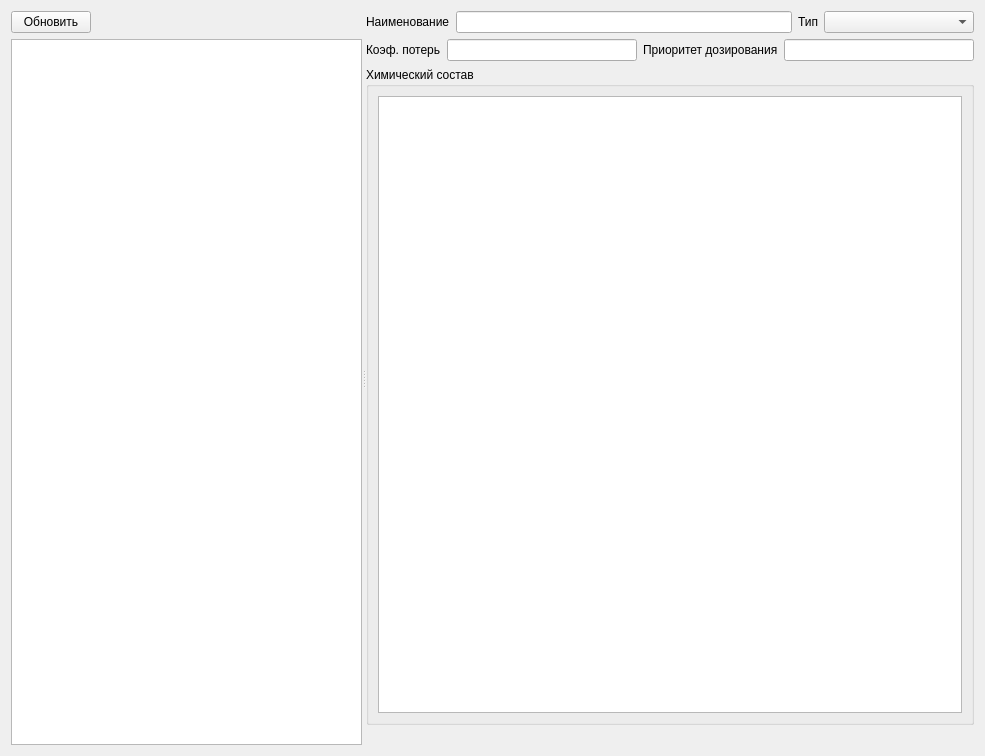
<?xml version="1.0" encoding="UTF-8"?>
<ui version="4.0">
 <class>FormComp</class>
 <widget class="QWidget" name="FormComp">
  <property name="geometry">
   <rect>
    <x>0</x>
    <y>0</y>
    <width>985</width>
    <height>756</height>
   </rect>
  </property>
  <property name="windowTitle">
   <string>Form</string>
  </property>
  <layout class="QVBoxLayout" name="verticalLayout_4">
   <item>
    <widget class="QSplitter" name="splitter">
     <property name="orientation">
      <enum>Qt::Orientation::Horizontal</enum>
     </property>
     <widget class="QWidget" name="">
      <layout class="QVBoxLayout" name="verticalLayout">
       <item>
        <layout class="QHBoxLayout" name="horizontalLayout">
         <item>
          <widget class="QPushButton" name="pushButtonUpd">
           <property name="text">
            <string>Обновить</string>
           </property>
          </widget>
         </item>
         <item>
          <spacer name="horizontalSpacer">
           <property name="orientation">
            <enum>Qt::Orientation::Horizontal</enum>
           </property>
           <property name="sizeHint" stdset="0">
            <size>
             <width>40</width>
             <height>20</height>
            </size>
           </property>
          </spacer>
         </item>
        </layout>
       </item>
       <item>
        <widget class="RestTableView" name="tableViewComp"/>
       </item>
      </layout>
     </widget>
     <widget class="QWidget" name="">
      <layout class="QVBoxLayout" name="verticalLayout_3">
       <item>
        <layout class="QHBoxLayout" name="horizontalLayout_2">
         <item>
          <widget class="QLabel" name="label">
           <property name="text">
            <string>Наименование</string>
           </property>
          </widget>
         </item>
         <item>
          <widget class="QLineEdit" name="lineEditNam"/>
         </item>
         <item>
          <widget class="QLabel" name="label_2">
           <property name="text">
            <string>Тип</string>
           </property>
          </widget>
         </item>
         <item>
          <widget class="RestComboBox" name="comboBoxType">
           <property name="minimumSize">
            <size>
             <width>150</width>
             <height>0</height>
            </size>
           </property>
          </widget>
         </item>
        </layout>
       </item>
       <item>
        <layout class="QHBoxLayout" name="horizontalLayout_3">
         <item>
          <widget class="QLabel" name="label_3">
           <property name="text">
            <string>Коэф. потерь</string>
           </property>
          </widget>
         </item>
         <item>
          <widget class="QLineEdit" name="lineEditKoef"/>
         </item>
         <item>
          <widget class="QLabel" name="label_4">
           <property name="text">
            <string>Приоритет дозирования</string>
           </property>
          </widget>
         </item>
         <item>
          <widget class="QLineEdit" name="lineEditOrder"/>
         </item>
        </layout>
       </item>
       <item>
        <widget class="QGroupBox" name="groupBox">
         <property name="title">
          <string>Химический состав</string>
         </property>
         <layout class="QVBoxLayout" name="verticalLayout_2">
          <item>
           <widget class="RestTableView" name="tableViewGost"/>
          </item>
         </layout>
        </widget>
       </item>
       <item>
        <layout class="QHBoxLayout" name="horizontalLayoutMap">
         <item>
          <spacer name="horizontalSpacer_2">
           <property name="orientation">
            <enum>Qt::Orientation::Horizontal</enum>
           </property>
           <property name="sizeHint" stdset="0">
            <size>
             <width>40</width>
             <height>20</height>
            </size>
           </property>
          </spacer>
         </item>
        </layout>
       </item>
      </layout>
     </widget>
    </widget>
   </item>
  </layout>
 </widget>
 <customwidgets>
  <customwidget>
   <class>RestTableView</class>
   <extends>QTableView</extends>
   <header>rest/resttableview.h</header>
  </customwidget>
  <customwidget>
   <class>RestComboBox</class>
   <extends>QComboBox</extends>
   <header>rest/restcombobox.h</header>
  </customwidget>
 </customwidgets>
 <resources/>
 <connections/>
</ui>
